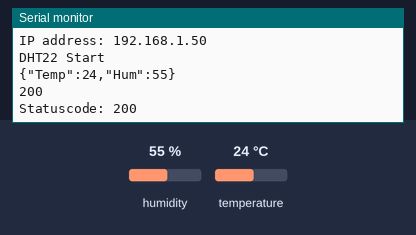
This program was run on a simulated ESP32. Shown: the last lines printed to the serial monitor. Inputs (shaded band) come from the test bench; at power-on: humidity 55 %, temperature 24 °C. WiFi joins after 1.5 s; servers stay silent unless stated; uploads are accepted with an empty reply.

Above: at 2.7 s.
2.8 s: humidity set to 22 %
At 6.89 s:
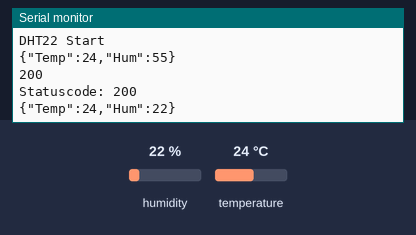
8.6 s: temperature set to 12 °C
At 13.5 s:
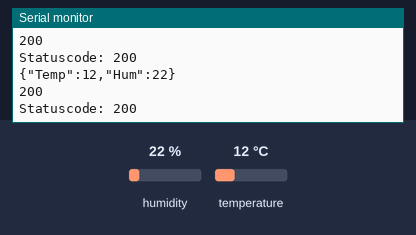
14.4 s: humidity set to 40 %
At 17.7 s:
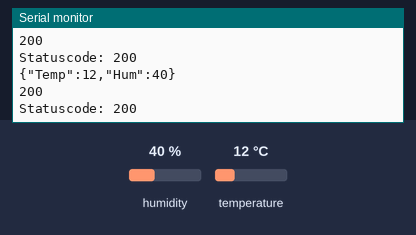
Timing chart, 0 to 19.2 s (numbered marks = the images above; inputs shaded):
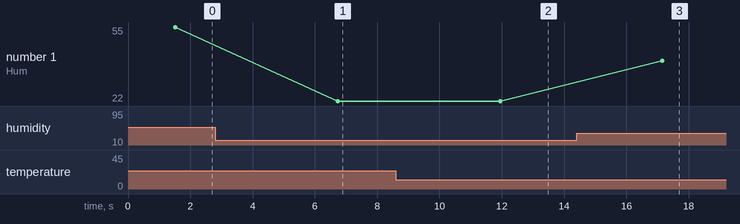

The program:

main.cpp
```cpp
// include libraries
#include <Arduino.h>
#include <Adafruit_Sensor.h>
#include <DHT.h>
#include <WiFi.h>
#include <HTTPClient.h>
#include <ArduinoJson.h>

// define dht
#define DHTPIN 15
#define DHTTYPE DHT22
DHT dht(DHTPIN, DHTTYPE);

// wifi config
const char *ssid = "capapp";
const char *password = "capapp1234";
char jsonOutput[128];

void setup()
{
  Serial.begin(9600);

  WiFi.begin(ssid, password);
  Serial.println("Connecting to wifi");
  while (WiFi.status() != WL_CONNECTED)
  {
    Serial.print(".");
    delay(500);
  }
  Serial.println("\nConnected to the wifi network");
  Serial.print("IP address: ");
  Serial.println(WiFi.localIP());

  dht.begin();
  Serial.println(F("DHT22 Start"));
}

void loop()
{
  // get readings from dht
  float h = dht.readHumidity();
  float t = dht.readTemperature();

  // post data on server
  if (WiFi.status() == WL_CONNECTED)
  {
    HTTPClient client;
    client.begin("http://92.205.60.182:9090/Readings");
    client.addHeader("Content-Type", "application/json");
    const size_t CAPACITY = JSON_OBJECT_SIZE(2);
    StaticJsonDocument<CAPACITY> doc;

    JsonObject object = doc.to<JsonObject>();
    object["Temp"] = t;
    object["Hum"] = h;

    serializeJson(doc, jsonOutput);
    Serial.println(String(jsonOutput));

    int httpCode = client.POST(String(jsonOutput));
    Serial.println(httpCode);

    if (httpCode > 0)
    {
      String payload = client.getString();
      Serial.println("\nStatuscode: " + String(httpCode));
      Serial.println(payload);

      client.end();
    }
    else
    {
      Serial.println("Error on http request");
    }
  }

  delay(5000);
}
```

Measured:
- after the input at 2.8 s, the serial monitor: prints a new line after 3.9 s (image 1)
- after the input at 8.6 s, the serial monitor: prints a new line after 3.3 s (image 2)
- after the input at 14.4 s, the serial monitor: prints a new line after 2.7 s (image 3)
- plotted number 1: 22 → 40 after the input at 14.4 s
